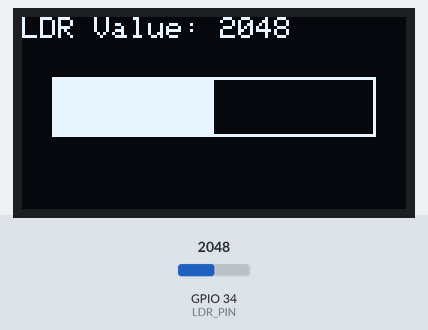
This sketch was run on a simulated ESP32. On the bench: 128×64 one-colour display. The inputs (shaded band) are chosen by the test bench; at power-on: GPIO 34 (LDR_PIN) = 2048. The display library's start-up logo is not drawn; what the sketch prints to the serial monitor is not drawn.

Above: at 3.2 s.
3.3 s: GPIO 34 (LDR_PIN) set to 2866
At 4.7 s:
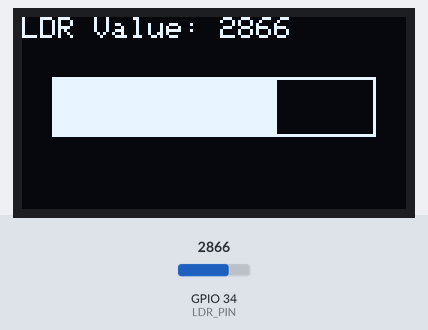
5.1 s: GPIO 34 (LDR_PIN) set to 3603
At 6.3 s:
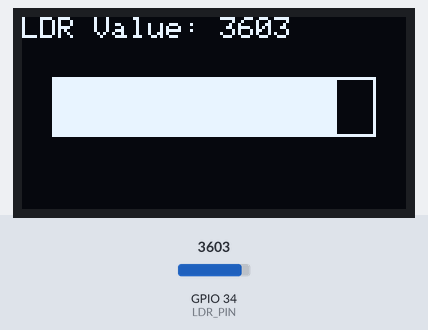
6.7 s: GPIO 34 (LDR_PIN) set to 4095
At 7.8 s:
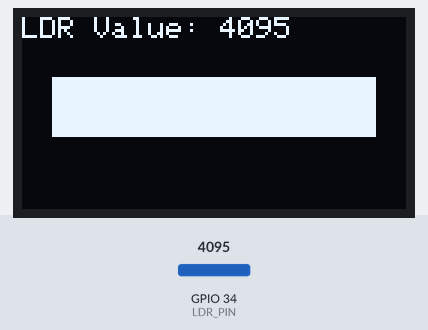
Timing chart, 0 to 9.7 s (numbered marks = the images above; inputs shaded):
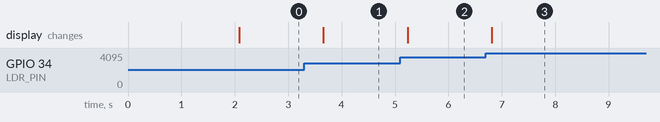

The sketch:

light_intensit_radar_using_oled.ino
```cpp
#include <Wire.h>
#include <Adafruit_GFX.h>
#include <Adafruit_SSD1306.h>

#define SCREEN_WIDTH 128
#define SCREEN_HEIGHT 64
#define OLED_RESET    -1
Adafruit_SSD1306 display(SCREEN_WIDTH, SCREEN_HEIGHT, &Wire, OLED_RESET);

#define LDR_PIN 34

void setup() {
  if(!display.begin(SSD1306_SWITCHCAPVCC, 0x3C)) {
    for(;;);
  }

  display.display();
  delay(2000);
  display.clearDisplay();

  Serial.begin(115200);
  pinMode(LDR_PIN, INPUT);
}

void loop() {
  int ldrValue = analogRead(LDR_PIN);
  int barWidth = map(ldrValue, 0, 4095, 0, SCREEN_WIDTH - 20);

  display.clearDisplay();
  display.setTextSize(1);
  display.setTextColor(SSD1306_WHITE);
  display.setCursor(0, 0);
  display.print("LDR Value: ");
  display.print(ldrValue);

  display.drawRect(10, 20, SCREEN_WIDTH - 20, 20, SSD1306_WHITE);
  display.fillRect(10, 20, barWidth, 20, SSD1306_WHITE);

  display.display();

  Serial.print("LDR Value: ");
  Serial.println(ldrValue);

  delay(500);
}
```

Measured:
- after the input at 3.3 s, the display: changes after 0.36 s (image 1)
- after the input at 5.1 s, the display: changes after 0.14 s (image 2)
- after the input at 6.7 s, the display: changes after 0.11 s (image 3)
